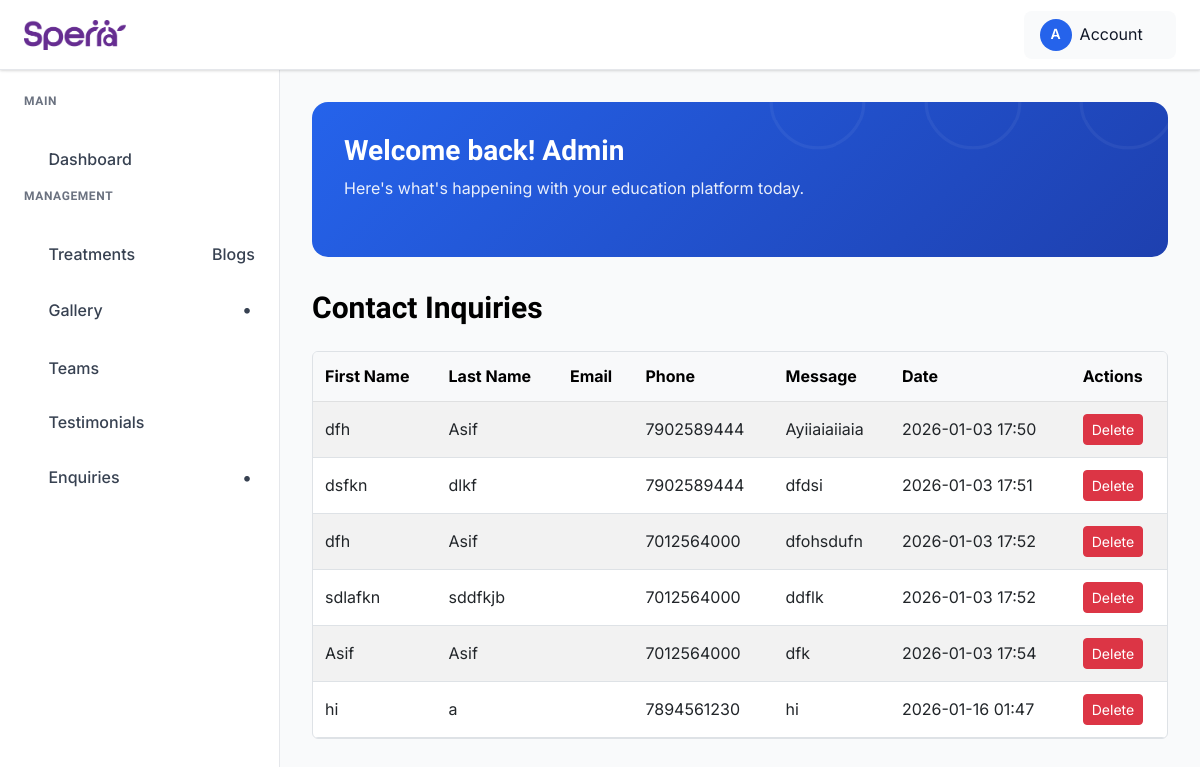
/view-contacts/ (signed in), run on the app's committed database.
### sperra_app/models.py (models this page shows, shortened)
class ContactMessage(models.Model):
    first_name = models.CharField(max_length=100)
    last_name = models.CharField(max_length=100)
    phone = models.CharField(max_length=20)
    message = models.TextField(blank=True)
    created_at = models.DateTimeField(auto_now_add=True)

### sperra_app/views.py (the view)
# urls.py: path("view-contacts/", views.view_contacts, name="view_contacts"),
@login_required(login_url="admin_login")
def view_contacts(request):
    inquiries = ContactMessage.objects.all().order_by("created_at")
    paginator = Paginator(inquiries, 7)  # Show 20 inquiries per page
    page_number = request.GET.get("page")
    page_obj = paginator.get_page(page_number)
    context = {
        "inquiries": page_obj,
    }
    return render(request, "admin_pages/view_contacts.html", context)

### templates/admin_pages/view_contacts.html (shortened to what this page needs)
{% extends "admin_pages/base.html" %}
{% load static %}
{% block content %}
<div class="dashboard__form__wraper">
    <div class="create__course__title mb-4">
        <div
            class="d-flex flex-column flex-md-row justify-content-between align-items-start align-items-md-center gap-2">
            <h4 class="mb-2 mb-md-0">Contact Inquiries</h4>
        </div>
    </div>
    <div class="custom-table-container">
        <table class="table table-striped table-hover align-middle">
            <thead class="table-light">
                <tr>
                    <th scope="col">First Name</th>
                    <th scope="col">Last Name</th>
                    <th scope="col">Email</th>
                    <th scope="col">Phone</th>
                    <th scope="col">Message</th>
                    <th scope="col">Date</th>
                    <th scope="col">Actions</th>
                </tr>
            </thead>
            <tbody>
                {% for inquiry in inquiries %}
                <tr>
                    <td>{{ inquiry.first_name }}</td>
                    <td>{{ inquiry.last_name }}</td>
                    <td>{{ inquiry.email }}</td>
                    <td>{{ inquiry.phone|default:"-" }}</td>
                    <td class="description-cell" title="{{ inquiry.message }}">
                        {{ inquiry.message|truncatewords:10 }}
                    </td>
                    <td>{{ inquiry.created_at|date:"Y-m-d H:i" }}</td>
                    <td>
                        <button type="button" class="btn btn-sm btn-danger" data-bs-toggle="modal"
                            data-bs-target="#deleteInquiryModal{{ inquiry.id }}">
                            Delete
                        </button>
                    </td>
                </tr>
                {% endfor %}
            </tbody>
        </table>
    </div>
</div>
{% endblock %}

### templates/admin_pages/base.html (shortened to what this page needs)
{% load static %}
<!doctype html>
<html class="no-js" lang="en">
<head>
    <link rel="stylesheet" href="https://cdnjs.cloudflare.com/ajax/libs/toastr.js/latest/toastr.min.css">
    <link href="https://cdnjs.cloudflare.com/ajax/libs/font-awesome/5.15.4/css/all.min.css" rel="stylesheet">
    <link rel="stylesheet" href="{% static 'admin-static/assets/css/bootstrap.min.css' %}">
    <link rel="stylesheet" href="{% static 'admin-static/assets/css/icofont.min.css' %}">
    <link rel="stylesheet" href="{% static 'admin-static/assets/css/style.css' %}">
</head>
<body>
    <header class="dashboard-header">
        <div class="header-left">
            <a href="/" class="logo">
                <img src="{% static 'images/logo-p.png' %}" alt="Logo" style="height:30px;">
            </a>
        </div>
        <div class="header-right">
            <div class="user-profile-dropdown">
                <div class="user-profile-toggle">
                    <div class="user-avatar">A</div>
                    <span>Account</span>
                    <i class="icofont-simple-down"></i>
                </div>
            </div>
        </div>
    </header>
    <aside class="dashboard-sidebar" id="dashboardSidebar">
        <div class="sidebar-content">
            <div class="sidebar-section">
                <h6 class="sidebar-title">Main</h6>
                <ul class="sidebar-menu">
                    <li>
                        <a href="{% url 'admin-dashboard' %}"
                            class="{% if request.path == '/admin-dashboard/' %}active{% endif %}">
                            <i class="icofont-dashboard"></i>
                            Dashboard
                        </a>
                    </li>
                    <div class="sidebar-section">
                        <h6 class="sidebar-title">Management</h6>
                        <ul class="sidebar-menu">
                            <li>
                                <a href="{% url 'treatment_list' %}"
                                    class="{% if request.path == '/team-list/' %}active{% endif %}">
                                    <i class="icofont-medical-sign-alt"></i>
                                    Treatments
                                </a>
                            </li>
                            <li>
                                <a href="{% url 'blog_list' %}"
                                    class="{% if request.path == '/blog-list/' %}active{% endif %}">
                                    <i class="icofont-newspaper"></i>
                                    Blogs
                                </a>
                            </li>
                            <li class="has-dropdown">
                                <a href="#">
                                    <i class="icofont-picture"></i>
                                    Gallery
                                </a>
                            </li>
                            <li>
                                <a href="{% url 'team_list' %}"
                                    class="{% if request.path == '/team-list/' %}active{% endif %}">
                                    <i class="icofont-users-alt-3"></i>
                                    Teams
                                </a>
                            </li>
                            <li>
                                <a href="{% url 'testimonial_list' %}"
                                    class="{% if request.path == '/testimonial-list/' %}active{% endif %}">
                                    <i class="icofont-quote-left"></i>
                                    Testimonials
                                </a>
                            </li>
                            <li class="has-dropdown">
                                <a href="#">
                                    <i class="icofont-ui-messaging"></i>
                                    Enquiries
                                </a>
                            </li>
                        </ul>
                    </div>
                </ul>
            </div>
        </div>
    </aside>
    <main class="dashboard-main">
        <div class="dashboard-content">
            <div class="dashboard-banner">
                <div class="banner-content">
                    <h1 class="banner-title">Welcome back! Admin</h1>
                    <p class="banner-subtitle">Here's what's happening with your education platform today.</p>
                </div>
            </div>
            <div class="content-grid">
                {% block content %}{% endblock %}
            </div>
        </div>
    </main>
</body>
</html>

### templates/admin_pages/base.html (style rules this page uses)
:root { --primary-blue: #2563eb; --dark-blue: #1e40af; --light-blue: #dbeafe; --sidebar-width: 280px; --header-height: 70px; --white: #ffffff; --gray-50: #f9fafb; --gray-100: #f3f4f6; --gray-200: #e5e7eb; --gray-300: #d1d5db; --gray-500: #6b7280; --gray-700: #374151; --gray-800: #1f2937; --gray-900: #111827; --shadow: 0 1px 3px 0 rgba(0, 0, 0, 0.1), 0 1px 2px 0 rgba(0, 0, 0, 0.06); --shadow-lg: 0 10px 15px -3px rgba(0, 0, 0, 0.1), 0 4px 6px -2px rgba(0, 0, 0, 0.05); }
* { margin: 0; padding: 0; box-sizing: border-box; }
body { font-family: 'Inter', 'Segoe UI', Tahoma, Geneva, Verdana, sans-serif; background-color: var(--gray-50); color: var(--gray-900); line-height: 1.6; }
.dashboard-header { position: fixed; top: 0; left: 0; right: 0; height: var(--header-height); background: var(--white); border-bottom: 1px solid var(--gray-200); box-shadow: var(--shadow); z-index: 1000; display: flex; align-items: center; padding: 0 24px; }
.header-left { display: flex; align-items: center; gap: 16px; }
.logo { display: flex; align-items: center; gap: 8px; color: var(--primary-blue); font-weight: 700; font-size: 20px; text-decoration: none; }
.logo img { height: 40px; width: auto; }
.header-right { margin-left: auto; display: flex; align-items: center; gap: 16px; }
.user-avatar { width: 32px; height: 32px; border-radius: 50%; background: var(--primary-blue); display: flex; align-items: center; justify-content: center; color: var(--white); font-weight: 600; font-size: 14px; }
.dashboard-sidebar { position: fixed; top: var(--header-height); left: 0; width: var(--sidebar-width); height: calc(100vh - var(--header-height)); background: var(--white); border-right: 1px solid var(--gray-200); overflow-y: auto; z-index: 999; transition: transform 0.3s ease; }
.sidebar-content { padding: 24px 0; }
.sidebar-section { margin-bottom: 32px; }
.sidebar-title { padding: 0 24px 12px; font-size: 12px; font-weight: 600; text-transform: uppercase; color: var(--gray-500); letter-spacing: 0.05em; }
.sidebar-menu { list-style: none; }
.sidebar-menu li { margin-bottom: 4px; }
.sidebar-menu a { display: flex; align-items: center; gap: 12px; padding: 12px 24px; color: var(--gray-700); text-decoration: none; font-weight: 500; transition: all 0.2s; position: relative; }
.has-dropdown>a::after { content: '\f107'; font-family: 'Font Awesome 6 Free'; font-weight: 900; margin-left: auto; transition: transform 0.3s ease; }
.has-dropdown>a::after { content: '•'; font-family: inherit; font-weight: bold; font-size: 18px; margin-left: auto; transition: transform 0.3s ease; display: inline-block; width: 16px; text-align: center; }
.dashboard-main { margin-left: var(--sidebar-width); margin-top: var(--header-height); min-height: calc(100vh - var(--header-height)); overflow-y: auto; }
.dashboard-content { padding: 32px; }
.dashboard-banner { background: linear-gradient(135deg, var(--primary-blue) 0%, var(--dark-blue) 100%); border-radius: 16px; padding: 32px; color: var(--white); margin-bottom: 32px; position: relative; overflow: hidden; }
.dashboard-banner::before { content: ''; position: absolute; top: -50%; right: -50%; width: 100%; height: 100%; opacity: 0.5; }
.banner-content { position: relative; z-index: 1; }
.banner-title { font-size: 28px; font-weight: 700; margin-bottom: 8px; color: var(--white); }
.banner-subtitle { font-size: 16px; opacity: 0.9; margin-bottom: 24px; color: var(--white); }
.content-grid { display: grid; grid-template-columns: repeat(auto-fit, minmax(300px, 1fr)); gap: 24px; margin-bottom: 32px; }
.user-profile-dropdown { position: relative; margin-left: 10px; }
.user-profile-toggle { display: flex; align-items: center; gap: 8px; padding: 8px 16px; border-radius: 8px; background: var(--gray-50); cursor: pointer; transition: all 0.2s; }
.user-profile-toggle i { font-size: 12px; transition: transform 0.3s ease; }
body { -webkit-user-select: none; -moz-user-select: none; -ms-user-select: none; user-select: none; }

### data on the page
ContactMessage: first_name "dfh", last_name "Asif", phone "7902589444", message "Ayiiaiaiiaia", created_at "2026-01-03 17:50"
ContactMessage: first_name "dsfkn", last_name "dlkf", phone "7902589444", message "dfdsi", created_at "2026-01-03 17:51"
ContactMessage: first_name "dfh", last_name "Asif", phone "7012564000", message "dfohsdufn", created_at "2026-01-03 17:52"
ContactMessage: first_name "sdlafkn", last_name "sddfkjb", phone "7012564000", message "ddflk", created_at "2026-01-03 17:52"
ContactMessage: first_name "Asif", last_name "Asif", phone "7012564000", message "dfk", created_at "2026-01-03 17:54"
ContactMessage: first_name "hi", last_name "a", phone "7894561230", message "hi", created_at "2026-01-16 01:47"
